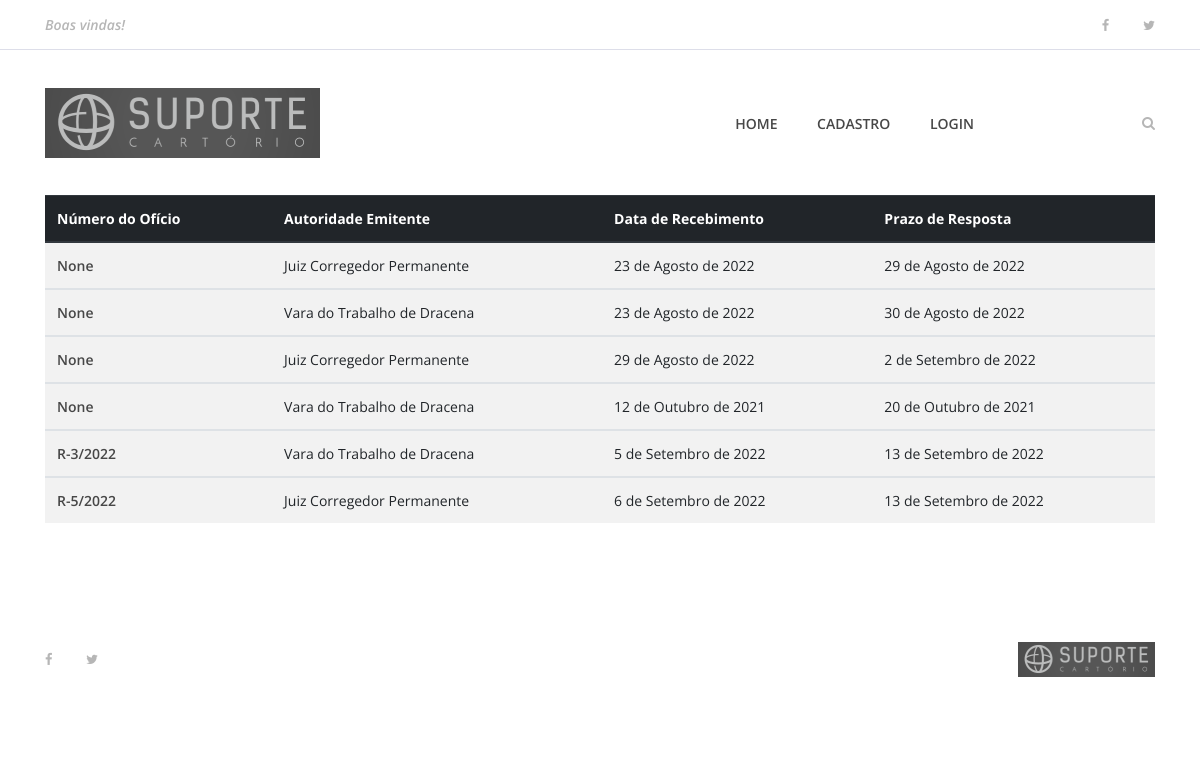
Page /buscar on the earlier database version.
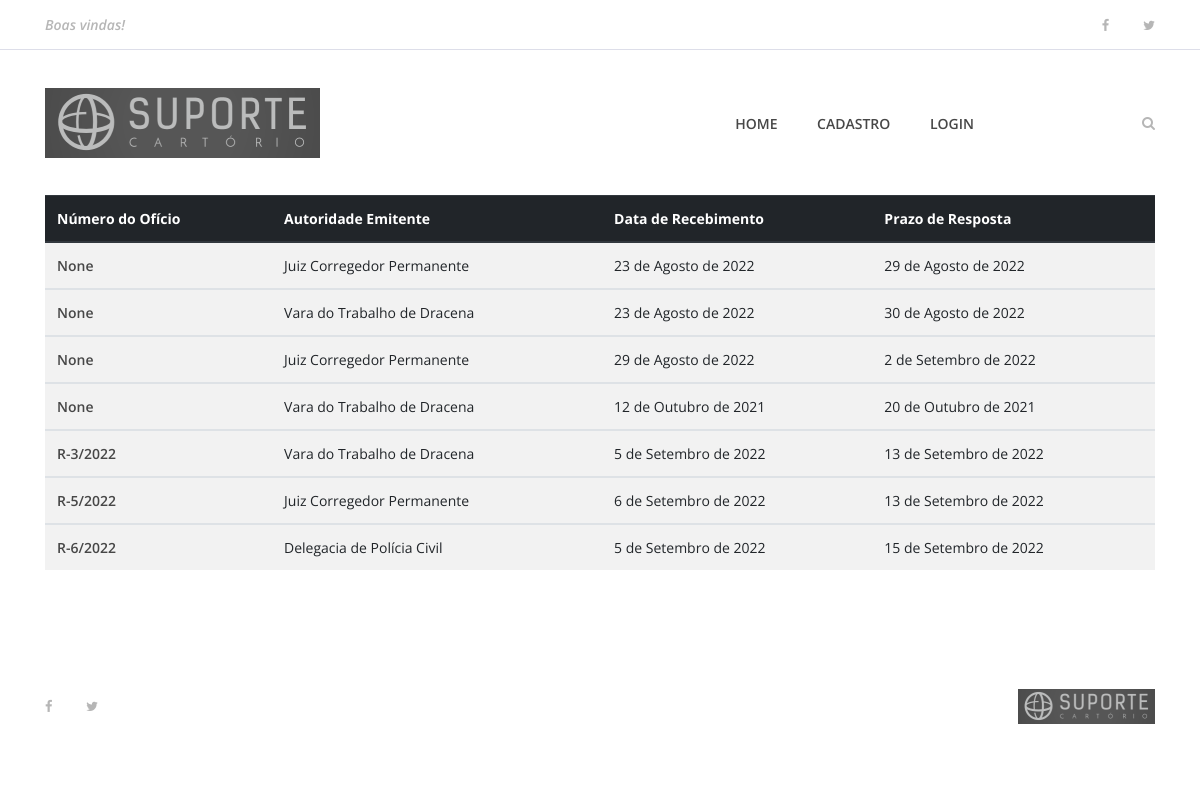
Same page on the later database version.
### oficios/models/ReceivedOL.py (models this page shows, shortened)
class ReceivedOL(models.Model):
    received_in = models.DateField(verbose_name='Recebido em')
    ol_date = models.DateField(verbose_name='Data do Ofício')
    ol_origin_id = models.CharField(max_length=50, null=True, blank=True, verbose_name='Número ou Identificação do Ofício')
    authority = models.ForeignKey(Authority, null=True, blank=True, related_name='authority', on_delete=models.SET_NULL, verbose_name='Autoridade Emitente')
    lawsuit_number = models.CharField(null=True, blank=True, max_length=100, verbose_name='Processo nº:')
    lawsuit_author = models.CharField(null=True, blank=True, max_length=200, verbose_name='Autor')
    author_type = models.IntegerField(choices=PERSON_TYPE_CHOICE, default=1, verbose_name='Tipo de Pessoa')
    author_doc_number = models.CharField(null=True, blank=True, max_length=14, verbose_name='CPF ou CNPJ')
    lawsuit_accused = models.CharField(null=True, blank=True, max_length=200, verbose_name='Réu')
    accused_type = models.IntegerField(choices=PERSON_TYPE_CHOICE, default=1, verbose_name='Tipo de Pessoa')
    accused_doc_number = models.CharField(null=True, blank=True, max_length=14, verbose_name='CPF ou CNPJ')
    deadline = models.DateField(verbose_name='Prazo para Resposta')
    received_ol_number = models.CharField(null=True, blank=True, max_length=50, verbose_name='Número do Ofício Recebido')
    answer_ol = models.CharField(null=True, blank=True, max_length=50, verbose_name='Número do Ofício Resposta')
    status = models.BooleanField(default=True)
    created_at = models.DateTimeField(auto_now_add=True)
    updated_at = models.DateTimeField(auto_now=True)
    class Meta:
        verbose_name = 'Ofício Recebido'
        verbose_name_plural = 'Ofícios Recebidos'

### oficios/models/Authority.py (models this page shows)
class Authority(models.Model):
    name = models.CharField(null=False, max_length=200)
    institution = models.CharField(max_length=200)
    state = models.ForeignKey(State, null=True, related_name='state', on_delete=models.SET_NULL)
    city = models.CharField(null=True, blank=True, max_length=200)
    address = models.CharField(null=True, blank=True, max_length=200)
    number = models.CharField(null=True, blank=True, max_length=10)
    complement = models.CharField(null=True, blank=True, max_length=200)
    cep = models.CharField(null=True, blank=True, max_length=8)
    email = models.EmailField(null=True, blank=True, max_length=100)
    phone = models.CharField(null=True, blank=True, max_length=50)
    status = models.BooleanField(default=True)
    created_at = models.DateTimeField(auto_now_add=True)
    updated_at = models.DateTimeField(auto_now=True)
    class Meta:
        verbose_name = 'Autoridade'
        verbose_name_plural = 'Autoridades'
    def __str__(self):
        return '{}'.format(self.name, self.institution)

### oficios/views.py (the view)
# urls.py: path('buscar', views.buscar, name='buscar'),
def buscar(request):
    oficios_buscados = ReceivedOL.objects.all()
    if 'buscar' in request.GET:
        termo_a_buscar = request.GET['buscar']
        oficios_buscados = oficios_buscados.filter(ol_origin_id__icontains=termo_a_buscar)
    dados = {
        "oficios": oficios_buscados
    }
    return render(request, 'buscar.html', dados)

### templates/buscar.html
{% extends 'base.html' %}
{% load static %}
{% block content %}
    <section class="best-receipe-area">
        <div class="container">
            <div>
                {% if oficios %}
                <table class="table table-striped">
                    <thead class="thead-dark">
                        <th scope="col">Número do Ofício</th>
                        <th scope="col">Autoridade Emitente</th>
                        <th scope="col">Data de Recebimento</th>
                        <th scope="col">Prazo de Resposta</th>
                    </thead>
                    {% for oficio in oficios %}
                    <tbody>
                        <tr>
                            <td scope="row"><a href="{% url 'oficio' oficio.id %}">{{oficio.received_ol_number}}</a></td>
                            <td>{{oficio.authority}}</td>
                            <td>{{oficio.received_in}}</td>
                            <td>{{oficio.deadline}}</td>
                        </tr>
                    </tbody>
                    {% endfor %}
                </table>
                {% else %}
                    <div class="col-12 col-sm-6 col-lg-4">
                        <h1>Nenhum resultado encontrado</h1>
                    </div>
                {% endif %}
            </div>
        </div>
    </section>
 {% endblock %}

Differences in the rows shown:
added ReceivedOL: received_ol_number "R-6/2022", authority "Delegacia de Polícia Civil", received_in "5 de Setembro de 2022", deadline "15 de Setembro de 2022"
